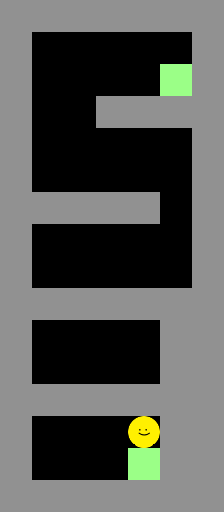

A 2D game scene composited from a Tiled map and its tileset images. What follows is a short description and the map's XML, with every tile layer's data as written:
An orthogonal 7x16 tile map with 32x32 px tiles, 2 tile layers (world1, world2), 1 hidden layer not drawn.

<map version="1.0" tiledversion="1.1.4" orientation="orthogonal" renderorder="right-down" width="7" height="16" tilewidth="32" tileheight="32" infinite="0" nextobjectid="1">
 <properties>
  <property name="layout" value="1|2;" />
 </properties>
 <tileset firstgid="1" source="tileset.tsx" />
 <layer name="universal" width="7" height="16" visible="0">
  <data encoding="csv">
0,0,0,0,0,0,0,
0,0,0,0,0,0,0,
0,0,0,0,0,0,0,
0,0,0,0,0,0,0,
0,0,0,0,0,0,0,
0,0,0,0,0,0,0,
0,0,0,0,0,0,0,
0,0,0,0,0,0,0,
0,0,0,0,0,0,0,
0,0,0,0,0,0,0,
0,0,0,0,0,0,0,
0,0,0,0,0,0,0,
0,0,0,0,0,0,0,
0,0,0,0,0,0,0,
0,0,0,0,0,0,0,
0,0,0,0,0,0,0
</data>
 </layer>
 <layer name="world1" width="7" height="16">
  <data encoding="csv">
3,3,3,3,3,3,3,
3,0,0,0,0,0,3,
3,0,0,0,0,2,3,
3,0,0,3,3,3,3,
3,0,0,0,0,0,3,
3,0,0,0,0,0,3,
3,3,3,3,3,0,3,
3,0,0,0,0,0,3,
3,0,0,0,0,0,3,
3,0,0,3,3,3,3,
3,0,0,0,0,0,3,
3,0,0,0,0,0,3,
3,3,3,3,3,0,3,
3,0,0,0,0,0,3,
3,0,0,0,0,6,3,
3,3,3,3,3,3,3
</data>
 </layer>
 <layer name="world2" width="7" height="16">
  <data encoding="csv">
0,0,0,0,0,0,0,
0,0,0,0,0,0,0,
0,0,0,0,0,0,0,
0,0,0,0,0,0,0,
0,0,0,0,0,0,0,
0,0,0,0,0,0,0,
0,0,0,0,0,0,0,
0,0,0,0,0,0,0,
0,0,0,0,0,0,0,
3,3,3,3,3,3,0,
3,0,0,0,0,3,0,
3,0,0,0,0,3,0,
3,0,0,0,0,3,0,
0,0,0,0,6,3,0,
0,0,0,0,2,3,0,
0,0,3,3,3,3,0
</data>
 </layer>
</map>
